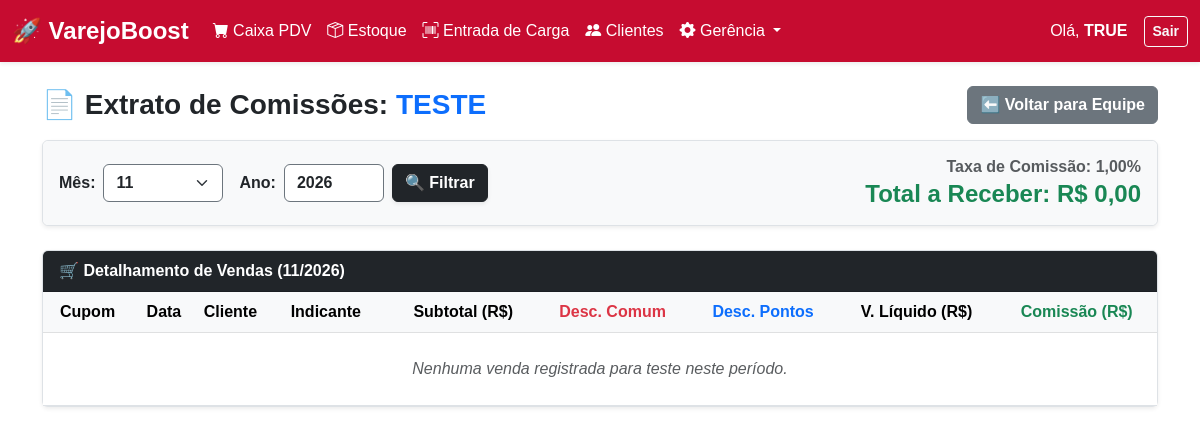
The app's page /gerencia/relatoriospainel/extrato/?vendedor=teste (signed in), older data.
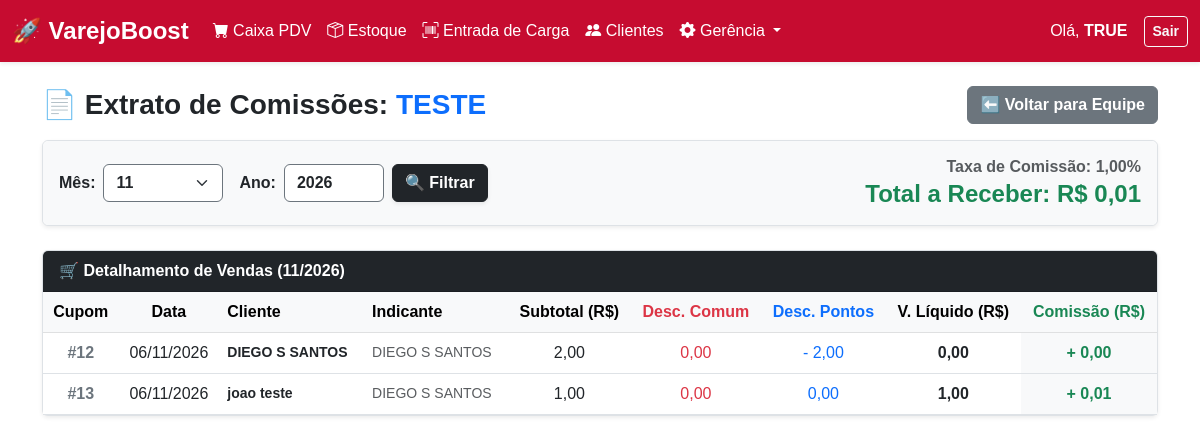
The same page, newer data.
### inventario/models/usuarios/usuario_models.py (models this page shows, shortened)
class Usuarios(models.Model):
    login = models.CharField(max_length=100, unique=True)
    senha = models.CharField(max_length=100)
    perfil = models.CharField(max_length=50, default='Colaborador')
    comissao = models.DecimalField(max_digits=5, decimal_places=2, default=0.00)

### inventario/models/clientes/cliente_models.py (models this page shows, shortened)
class Clientes(models.Model):
    nome = models.CharField(max_length=150)
    telefone = models.CharField(max_length=50, blank=True, null=True)
    cpf = models.CharField(max_length=20, blank=True, null=True)
    cep = models.CharField(max_length=20, blank=True, null=True)
    rua = models.CharField(max_length=200, blank=True, null=True)
    numero = models.CharField(max_length=50, blank=True, null=True)
    complemento = models.CharField(max_length=150, blank=True, null=True)
    bairro = models.CharField(max_length=100, blank=True, null=True)
    cidade = models.CharField(max_length=100, blank=True, null=True)
    estado = models.CharField(max_length=2, blank=True, null=True)
    tipo = models.CharField(max_length=50, default="CLIENTE")
    pontos = models.DecimalField(max_digits=10, decimal_places=2, default=0.00)
    class Meta:
        db_table = 'clientes'

### inventario/views/vendas/relatorios_views.py (the view)
# urls.py: path('gerencia/relatoriospainel/extrato/', relatorios_views.tela_extrato_comissoes, name='tela_extrato_comissoes'),
def tela_extrato_comissoes(request):
    if 'usuario_logado' not in request.session:
        return redirect('login')
    login_vendedor = request.GET.get('vendedor')
    if not login_vendedor:
        login_vendedor = request.session.get('usuario_logado')
    if request.session.get('perfil') != 'Administrador':
        if login_vendedor != request.session.get('usuario_logado'):
             messages.error(request, "Acesso Negado. Você só pode visualizar as suas próprias comissões.")
             return redirect('painel_principal')
    mes_filtro = request.GET.get('mes')
    ano_filtro = request.GET.get('ano')
    hoje = timezone.now()
    try:
        mes_atual = int(mes_filtro) if mes_filtro else hoje.month
        ano_atual = int(ano_filtro) if ano_filtro else hoje.year
    except ValueError:
        mes_atual, ano_atual = hoje.month, hoje.year
    vendedor_obj = get_object_or_404(Usuarios, login=login_vendedor)
    vendas_mes = Vendas.objects.filter(
        vendedor=login_vendedor,
        status='VENDA',
        data_venda__year=ano_atual,
        data_venda__month=mes_atual
    ).order_by('data_venda')
    extrato_detalhado = []
    total_comissao_mes = 0.0
    for v in vendas_mes:
        valor_liquido = float(v.valor_total)
        economia_total = float(v.valor_desconto)
        desc_pontos = float(v.valor_desconto_pontos)
        desc_comum = economia_total - desc_pontos
        subtotal = valor_liquido + economia_total
        comissao_gerada = float(v.valor_comissao)
        total_comissao_mes += comissao_gerada
        extrato_detalhado.append({
            'cupom': v.id,
            'data': v.data_venda.strftime("%d/%m/%Y"),
            'cliente': v.cliente.nome if v.cliente else "BALCÃO",
            'indicante': v.indicante.nome if v.indicante else "-",
            'subtotal': subtotal,
            'desc_comum': desc_comum,
            'desc_pontos': desc_pontos,
            'liquido': valor_liquido,
            'comissao': comissao_gerada
        })
    context = {
        'vendedor': vendedor_obj,
        'extrato': extrato_detalhado,
        'mes_filtro': mes_atual,
        'ano_filtro': ano_atual,
        'total_comissao_mes': total_comissao_mes,
        'meses_range': range(1, 13) # Para gerar o <select> do HTML de 1 a 12
    }
    return render(request, 'inventario/extrato_comissoes.html', context)

### inventario/templates/inventario/extrato_comissoes.html (shortened to what this page needs)
{% extends 'inventario/base.html' %}
{% block content %}
<div class="row mb-3">
    <div class="col-12 d-flex justify-content-between align-items-center">
        <h3 class="fw-bold text-dark mb-0">📄 Extrato de Comissões: <span class="text-primary">{{ vendedor.login|upper }}</span></h3>
        <a href="{% url 'tela_colaboradores' %}" class="btn btn-secondary fw-bold">⬅️ Voltar para Equipe</a>
    </div>
</div>
<div class="card shadow-sm border-0 mb-4">
    <div class="card-body bg-light rounded d-flex justify-content-between align-items-center flex-wrap">
        <form method="GET" action="{% url 'tela_extrato_comissoes' %}" class="d-flex align-items-center gap-2">
            <label class="fw-bold mb-0">Mês:</label>
            <select name="mes" class="form-select border-secondary fw-bold" style="width: 120px;">
                {% for m in meses_range %}
                    <option value="{{ m }}" {% if m == mes_filtro %}selected{% endif %}>{{ m|stringformat:"02d" }}</option>
                {% endfor %}
            </select>
            <label class="fw-bold mb-0 ms-2">Ano:</label>
            <input type="number" name="ano" class="form-control border-secondary fw-bold" value="{{ ano_filtro }}" style="width: 100px;">
            <button type="submit" class="btn btn-dark fw-bold shadow-sm">🔍 Filtrar</button>
        </form>
        <div class="text-end mt-3 mt-md-0">
            <h6 class="text-muted fw-bold mb-1">Taxa de Comissão: {{ vendedor.comissao|floatformat:2 }}%</h6>
            <h4 class="fw-bold text-success mb-0">Total a Receber: R$ {{ total_comissao_mes|floatformat:2 }}</h4>
        </div>
    </div>
</div>
<div class="card shadow-sm border-0">
    <div class="card-header bg-dark text-white fw-bold">
        🛒 Detalhamento de Vendas ({% if mes_filtro < 10 %}0{% endif %}{{ mes_filtro }}/{{ ano_filtro }})
    </div>
    <div class="table-responsive" style="max-height: 500px; overflow-y: auto;">
        <table class="table table-hover align-middle text-center mb-0">
            <thead class="table-light sticky-top">
                <tr>
                    <th>Cupom</th>
                    <th>Data</th>
                    <th class="text-start">Cliente</th>
                    <th class="text-start">Indicante</th>
                    <th>Subtotal (R$)</th>
                    <th class="text-danger">Desc. Comum</th>
                    <th class="text-primary">Desc. Pontos</th>
                    <th>V. Líquido (R$)</th>
                    <th class="text-success">Comissão (R$)</th>
                </tr>
            </thead>
            <tbody>
                {% for linha in extrato %}
                <tr>
                    <td class="fw-bold text-secondary">#{{ linha.cupom }}</td>
                    <td>{{ linha.data }}</td>
                    <td class="text-start small fw-bold">{{ linha.cliente }}</td>
                    <td class="text-start small text-muted">{{ linha.indicante }}</td>
                    <td>{{ linha.subtotal|floatformat:2 }}</td>
                    <td class="text-danger">
                        {% if linha.desc_comum > 0 %}- {{ linha.desc_comum|floatformat:2 }}{% else %}0,00{% endif %}
                    </td>
                    <td class="text-primary">
                        {% if linha.desc_pontos > 0 %}- {{ linha.desc_pontos|floatformat:2 }}{% else %}0,00{% endif %}
                    </td>
                    <td class="fw-bold">{{ linha.liquido|floatformat:2 }}</td>
                    <td class="fw-bold text-success bg-light">+ {{ linha.comissao|floatformat:2 }}</td>
                </tr>
                {% empty %}
                <tr>
                    <td colspan="9" class="text-muted p-4">
                        <em>Nenhuma venda registrada para {{ vendedor.login }} neste período.</em>
                    </td>
                </tr>
                {% endfor %}
            </tbody>
        </table>
    </div>
</div>
{% endblock %}

Row changes from the older to the newer data that the page shows:
shown differently, row unchanged: Usuarios "TESTE": login "teste" → (not shown)
now on this page (row edited): Clientes: cliente "DIEGO S SANTOS", indicante "DIEGO S SANTOS" "DIEGO S SANTOS"
now on this page (row edited): Clientes: cliente "joao teste"
Text that changed along with them:
{{ total_comissao_mes|floatformat:2 }}: "0,00" → "0,01"
new list line: "# 12 06/11/2026 2,00 0,00 - 2,00 0,00 + 0,00"
new list line: "# 13 06/11/2026 1,00 0,00 0,00 1,00 + 0,01"
text no longer shown: "Nenhuma venda registrada para neste período."
